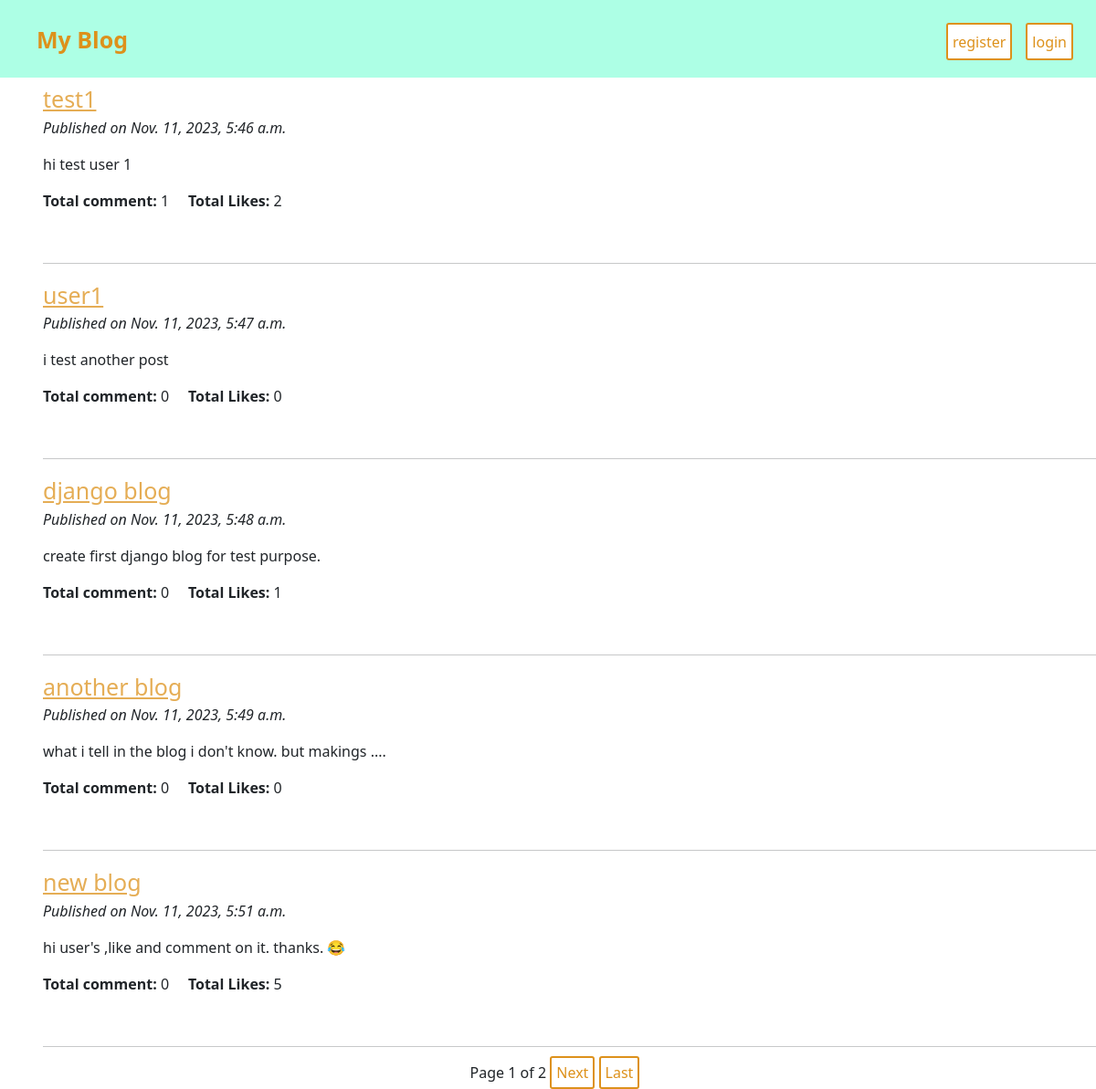
The page / on the database its author committed.
### blog_app/models.py (models this page shows)
class Post(models.Model):
    title = models.CharField(max_length=200)
    content = models.TextField()
    pub_date = models.DateTimeField('date published')
    likes = models.PositiveIntegerField(default=0)

### blog_app/views.py (the view)
# urls.py: path('', post_list, name='post_list'),
def post_list(request):
    post_list_details = Post.objects.annotate(comment_count=Count('comment'))
    paginator = Paginator(post_list_details, 5)
    page = request.GET.get('page')
    try:
        posts = paginator.page(page)
    except PageNotAnInteger:
        posts = paginator.page(1)
    except EmptyPage:
        posts = paginator.page(paginator.num_pages)
    return render(request, 'post_list.html', {'posts': posts})

### blog_app/templates/post_list.html (shortened to what this page needs)
{% extends "base.html" %}
{% block content %}
<ul>
    {% for post in posts %}
        <li>
            <a href="{% url 'post_detail' post.pk %}">{{ post.title }}</a>
            <p><i>Published on {{ post.pub_date }}</i></p>
            {% if post.content|length > 50 %}
                <p>{{ post.content|slice:":50" }}....</p>
            {% else %}
            <p>{{ post.content }}</p>
            {% endif %}
            <p><span><b>Total comment:</b> {{ post.comment_count }}</span>&nbsp; &nbsp; &nbsp;<span><b>Total Likes:</b> {{ post.likes }}</span></p>
            <br>
            <hr>
        </li>
    {% endfor %}
</ul>
<div class="pagination">
    <span class="step-links ">
        <span class="current-page">
            Page {{ posts.number }} of {{ posts.paginator.num_pages }}
        </span>
        {% if posts.has_next %}
            <a class="anchor-color button-color" href="?page={{ posts.next_page_number }}">Next</a>
            <a class="anchor-color button-color" href="?page={{ posts.paginator.num_pages }}">Last</a>
        {% endif %}
    </span>
</div>
{% endblock %}

### blog_app/templates/base.html (shortened to what this page needs)
<!DOCTYPE html>
{% load static %}
<html>
<head>
    <link rel="stylesheet" href="{% static 'style.css' %}">
    <link href="https://cdn.jsdelivr.net/npm/bootstrap@5.0.2/dist/css/bootstrap.min.css" rel="stylesheet">
</head>
<body>
    <header>
        <a class="blog-text" href="{% url 'post_list' %}">My Blog</a>
        <div>
            {% if request.user.is_authenticated %}
                <button class="button-color"><a class="anchor-color" href="{% url 'logout' %}">Logout</a></button>
            {% else %}
                <button class="button-color"><a class="anchor-color" href="{% url 'login_user' %}">login</a></button>
                <button class="button-color"><a class="anchor-color" href="{% url 'register_user' %}">register</a></button>
            {% endif %}
        </div>
    </header>
    <main style="margin-left: 15px;">
        {% block content %}
        {% endblock %}
    </main>
</body>
</html>

### blog_app/static/style.css (style rules this page uses)
body { font-family: Arial, sans-serif; margin: 20px; }
header { background-color: #00ffad52; color: #fff; padding: 10px; height:85px; text-align: left; font-size:18px; }
header .blog-text { float:left; padding: 15px; padding-left: 30px; color:#dd911b; text-decoration:none; font-weight:600; font-size: 25px; }
header button { float:right; margin-right: 15px; margin-top:15px; }
ul { list-style: none; padding: 0; }
li { margin: 5px 0; }
li a { font-size:25px; color:#df9a2ecf; }
.pagination { justify-content: center; }
.button-color { color: #dd911b; border: 2px solid #dd911b; padding:5px; background-color: #fff; border-radius: 3px; }
.anchor-color { color:#dd911b; text-decoration:none; font-size: 16px; }

### rows shown on the page
Post: title "test1", pub_date "Nov. 11, 2023, 5:46 a.m.", content "hi test user 1", comment_count "1", likes "2"
Post: title "user1", pub_date "Nov. 11, 2023, 5:47 a.m.", content "i test another post", comment_count "0", likes "0"
Post: title "django blog", pub_date "Nov. 11, 2023, 5:48 a.m.", content "create first django blog for test purpose.", comment_count "0", likes "1"
Post: title "another blog", pub_date "Nov. 11, 2023, 5:49 a.m.", content "what i tell in the blog i don't know. but makings", comment_count "0", likes "0"
Post: title "new blog", pub_date "Nov. 11, 2023, 5:51 a.m.", content "hi user's ,like and comment on it. thanks. 😂", comment_count "0", likes "5"

### other values the page prints
{{ posts.number }} "1"
{{ posts.paginator.num_pages }} "2"
